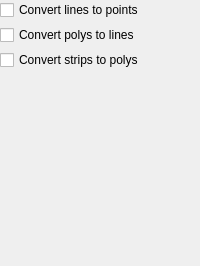
         <widget class="QWidget" name="clean">
          <property name="font">
           <font>
            <weight>50</weight>
            <bold>false</bold>
           </font>
          </property>
          <layout class="QGridLayout" name="gridLayout_26">
           <property name="leftMargin">
            <number>0</number>
           </property>
           <property name="topMargin">
            <number>0</number>
           </property>
           <property name="rightMargin">
            <number>0</number>
           </property>
           <property name="bottomMargin">
            <number>0</number>
           </property>
           <property name="spacing">
            <number>5</number>
           </property>
           <item row="0" column="0">
            <widget class="QCheckBox" name="checkbox_clean_linestopoints">
             <property name="font">
              <font>
               <weight>50</weight>
               <bold>false</bold>
              </font>
             </property>
             <property name="text">
              <string>Convert lines to points</string>
             </property>
            </widget>
           </item>
           <item row="1" column="0">
            <widget class="QCheckBox" name="checkbox_clean_polystolines">
             <property name="font">
              <font>
               <weight>50</weight>
               <bold>false</bold>
              </font>
             </property>
             <property name="text">
              <string>Convert polys to lines</string>
             </property>
            </widget>
           </item>
           <item row="2" column="0">
            <widget class="QCheckBox" name="checkbox_clean_stripstopolys">
             <property name="font">
              <font>
               <weight>50</weight>
               <bold>false</bold>
              </font>
             </property>
             <property name="text">
              <string>Convert strips to polys</string>
             </property>
            </widget>
           </item>
           <item row="3" column="0">
            <spacer name="verticalSpacer_22">
             <property name="orientation">
              <enum>Qt::Vertical</enum>
             </property>
             <property name="sizeHint" stdset="0">
              <size>
               <width>20</width>
               <height>196</height>
              </size>
             </property>
            </spacer>
           </item>
          </layout>
         </widget>
